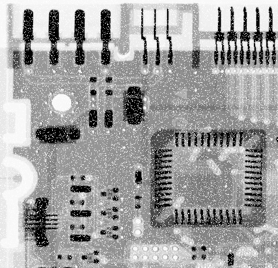
%> input picture Input images/image2.png, 278 x 268 px
$ octave q1_image1.m   (GNU Octave 9; MATLAB toolbox functions it lacks are replaced by stand-ins)
%> lines starting %> are read from the running program, lines starting %| are printed output that depends on the picture
i=imread('image2.png');
%> i is the input picture: size 268x278x3 uint8; min 0, max 255, mean 161.6
figure
imshow(i);
i= rgb2gray(i);
%> i: size 268x278 uint8
A=i;

B=zeros(size(A));

%PAD THE MATRIX A WITH ZEROS
modifyA=padarray(A,[1 1]);
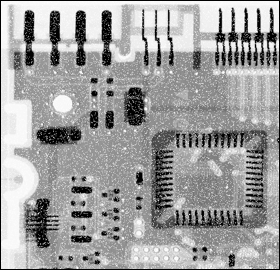
%> modifyA: size 270x280 uint8; min 0, max 255, mean 159.2

        x=[1:3]';
        y=[1:3]';

for i= 1:size(modifyA,1)-2
    for j=1:size(modifyA,2)-2

       %VECTORIZED METHOD
       window=reshape(modifyA(i+x-1,j+y-1),[],1);

       %FIND THE MINIMUM VALUE IN THE SELECTED WINDOW
          B(i,j)=max(window);
% For Q 2
%         B(i,j)=min(window);

    end
end
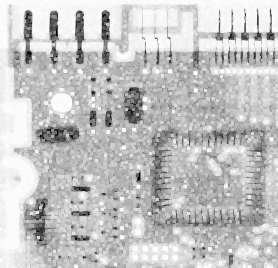
%> B: size 268x278 double; min 0, max 255, mean 195.5
%CONVERT THE OUTPUT MATRIX TO 0-255 RANGE IMAGE TYPE
B=uint8(B);
%> B: size 268x278 uint8
figure,imshow(B);
